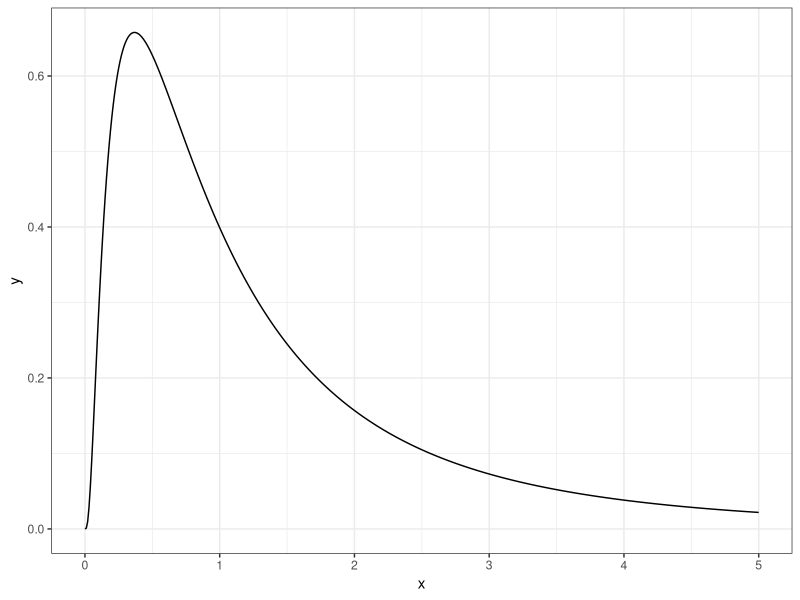
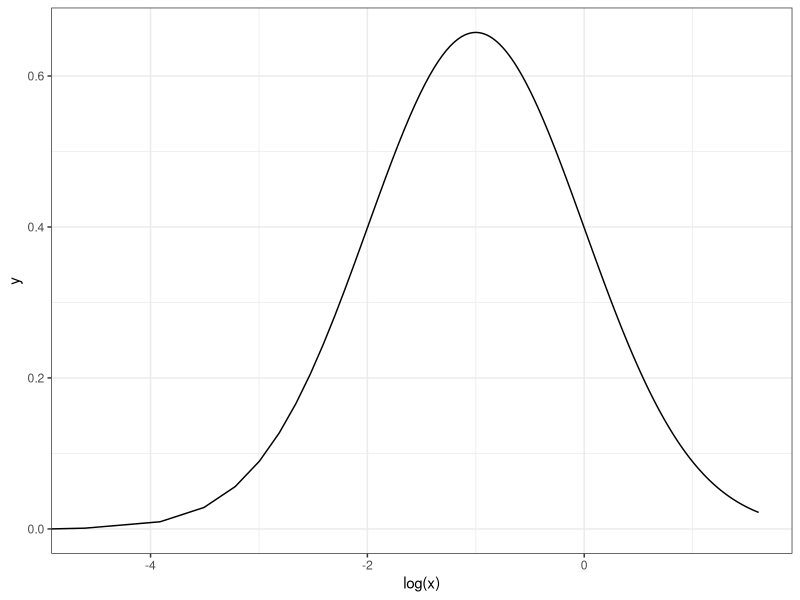
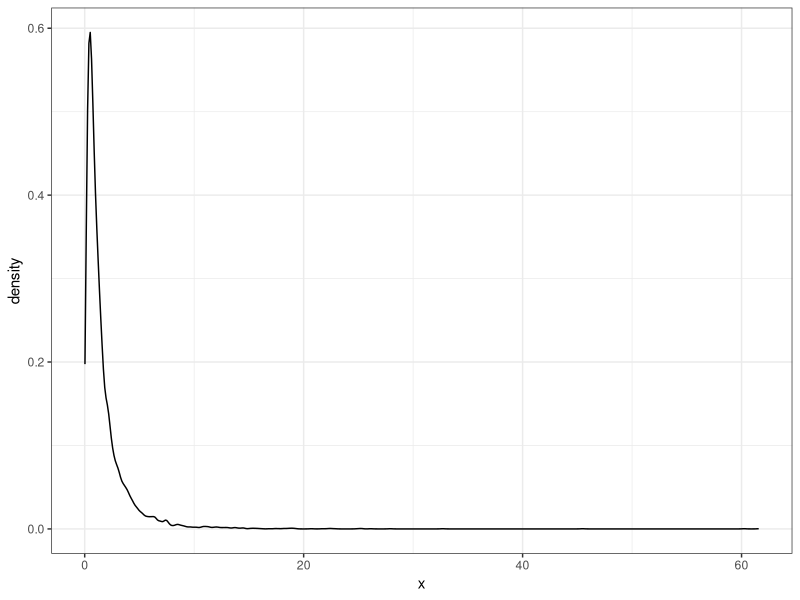
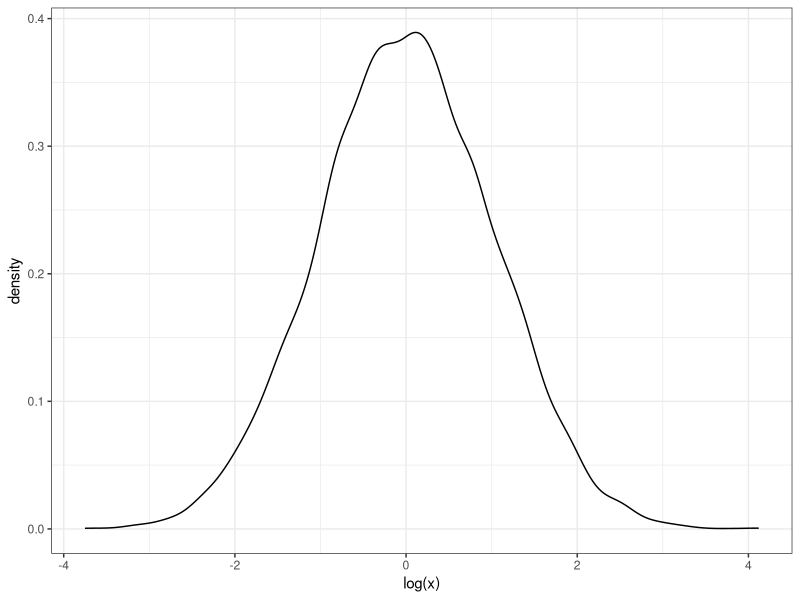

The R script that drew these images, in order:
## ---- chunk 1
library(tidyverse)
library(ggplot2)

x <- seq(0, 5, by = 0.01)
y <- dlnorm(x, meanlog = 0, sdlog = 1)
dat <- tibble(x = x, 
              y = y)
p <- ggplot(dat, aes(x = x, y = y)) +
  geom_line() +
  theme_bw()
p

p <- ggplot(dat, aes(x = log(x), y = y)) +
  geom_line() +
  theme_bw()
p

z <- rlnorm(10000, meanlog = 0, sdlog = 1)
dat <- tibble(x = z)
p <- ggplot(dat, aes(x = x)) +
  geom_density() +
  theme_bw()
p

p <- ggplot(dat, aes(x = log(x))) +
  geom_density() +
  theme_bw()
p


